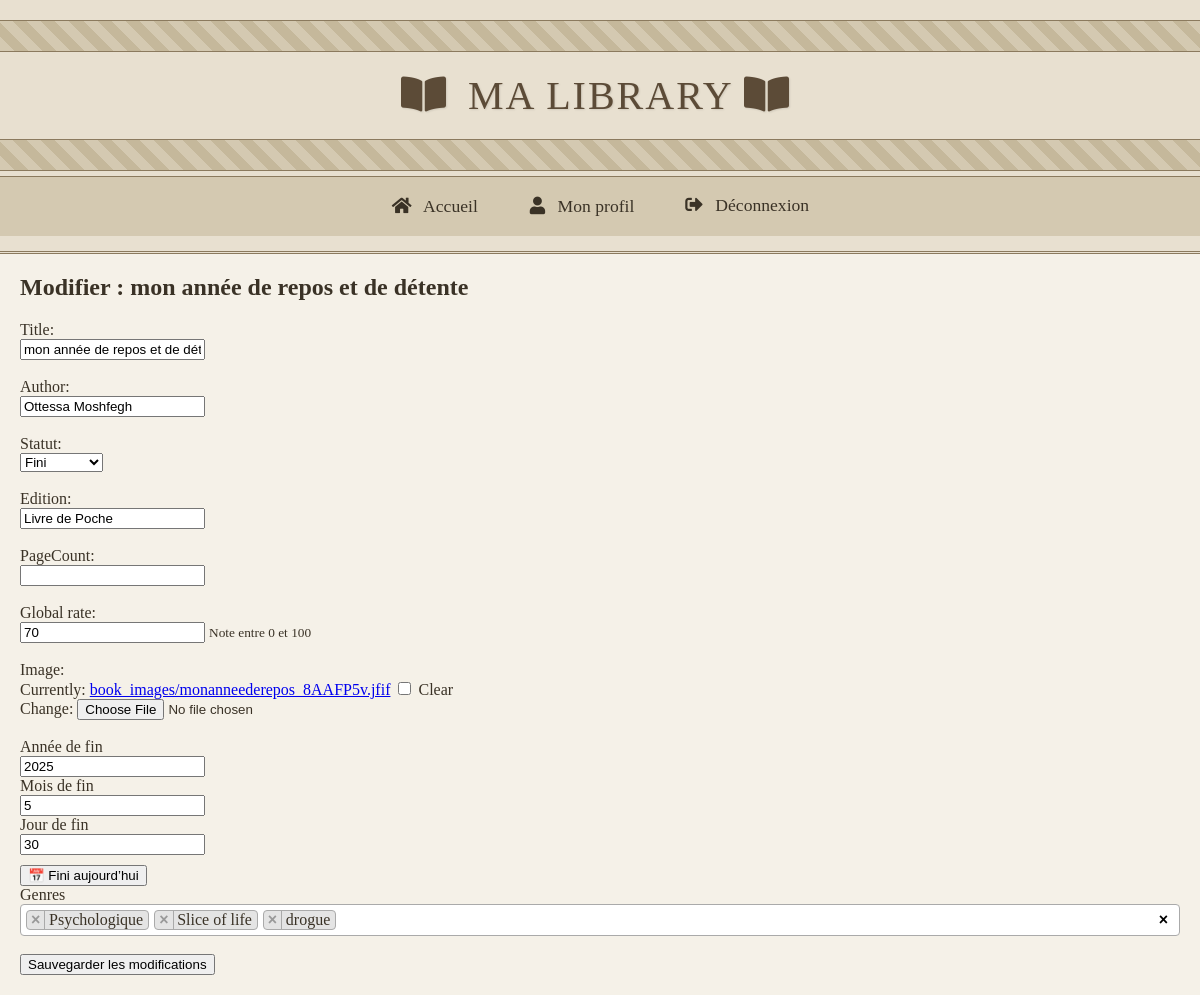
Before: /book/4/edit/ (signed in) with the older database file.
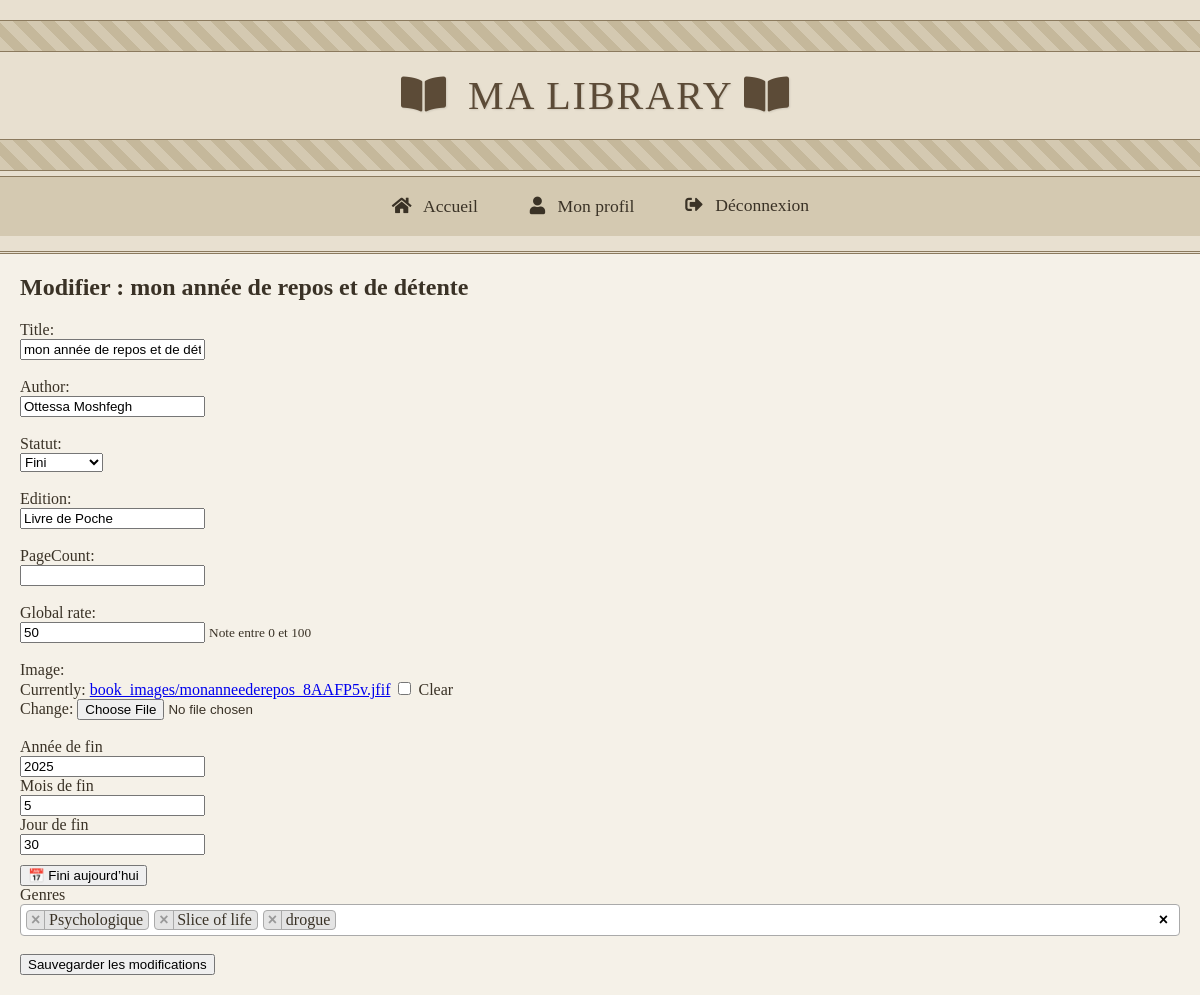
After: the same page with the newer database file.
### media/models.py (models this page shows, shortened)
class Book(models.Model):
    user = models.ForeignKey(User, on_delete=models.CASCADE)
    title = models.CharField(max_length=200)
    author = models.CharField(max_length=100, blank=True, null=True)
    statuts = {
        "Fini": "Fini",
        "Arrêté": "Arrêté",
        "En cours": "En cours",
        "En attente": "En attente",
    }
    statut = models.CharField( max_length=10, choices=statuts, blank=True, null=True)
    genres = models.ManyToManyField(Genre, blank=True)
    finished_year = models.PositiveIntegerField(blank=True, null=True)
    finished_month = models.PositiveIntegerField(blank=True, null=True)
    finished_day = models.PositiveIntegerField(blank=True, null=True)
    edition = models.CharField(max_length=100, blank=True)
    pageCount =  models.IntegerField(validators=[MinValueValidator(0),
                                                  MaxValueValidator(10000)],
                                      null=True,blank=True)
    global_rate = models.IntegerField(validators=[MinValueValidator(0),
                                                  MaxValueValidator(100)],
                                      null=True,blank=True,default=0,
                                      help_text="Note entre 0 et 100")
    if RENDER:
        image = CloudinaryField("image", blank=True, null=True)
    else:
        upload_path = 'book_images/'
        image = models.ImageField(upload_to=upload_path, blank=True, null=True)

### media/views.py (the view)
# urls.py: path('<str:model_name>/<int:item_id>/edit/', views.edit_item, name='edit_item'),
@login_required
def edit_item(request, model_name, item_id):
    model_mapping = {
        'book': Book,
        'movie': Movie,
        'series': Series,
        'manga': Manga,
    }
    model_class = model_mapping.get(model_name.lower())
    if not model_class:
        return redirect('home')
    item = get_object_or_404(model_class, id=item_id, user=request.user)
    form_class = {
        Book: BookForm,
        Movie: MovieForm,
        Series: SeriesForm,
        Manga: MangaForm
    }.get(model_class)
    if request.method == 'POST':
        form = form_class(request.POST, request.FILES, instance=item)
        if form.is_valid():
            item = form.save(user=request.user)
            return redirect('item_detail', model_name=model_name, item_id=item.id)
    else:
        form = form_class(instance=item)
        form.initial['raw_genres'] = ','.join([g.name for g in item.genres.all()])
    return render(request, 'media/edit_item.html', {
        'form': form,
        'title': f"Modifier : {item.title}",
        'all_genres': Genre.objects.all(),
    })

### media/forms.py (shortened to what this page needs)
class BookForm(forms.ModelForm):
    raw_genres = forms.CharField(
        widget=forms.HiddenInput(),
        required=False
    )
    class Meta:
        model = Book
        fields = ['title', 'author', 'statut',
        'finished_year','finished_month','finished_day',
         'edition', 'pageCount', 'global_rate', 'image']
    def __init__(self, *args, **kwargs):
        super().__init__(*args, **kwargs)

### templates/media/edit_item.html (shortened to what this page needs)
{% extends 'base.html' %}
{% load static %}
{% block content %}
  <h2>{{ title }}</h2>
  <form method="post" enctype="multipart/form-data">
    {% for field in form.visible_fields %}
      {% if field.name not in 'raw_genres finished_year finished_month finished_day' %}
        <div>
          {{ field.label_tag }}<br>
          {{ field }}
          {% if field.help_text %}
            <small>{{ field.help_text }}</small>
          {% endif %}
        </div>
        <br>
      {% endif %}
    {% endfor %}
    <div>
       <label>Année de fin</label><br>
       {{ form.finished_year }}
    </div>
    <div>
       <label>Mois de fin</label><br>
       {{ form.finished_month }}
    </div>
    <div>
       <label>Jour de fin</label><br>
       {{ form.finished_day }}
    </div>
    <div style="margin-top: 10px;">
       <button type="button" id="set-today">📅 Fini aujourd’hui</button>
    </div>
    <label for="genre-select">Genres</label>
    <br><br>
    <button type="submit">Sauvegarder les modifications</button>
  </form>
{% endblock %}
{% block extra_js %}
  <link href="https://cdn.jsdelivr.net/npm/select2@4.1.0-rc.0/dist/css/select2.min.css" rel="stylesheet" />
{% endblock %}

Changed rows visible on the page:
changed Book "mon année de repos et de détente": global_rate "70" → "50"
